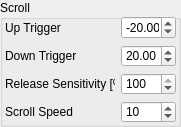
    <widget class="QGroupBox" name="groupBox_2">
     <property name="geometry">
      <rect>
       <x>505</x>
       <y>130</y>
       <width>181</width>
       <height>127</height>
      </rect>
     </property>
     <property name="title">
      <string>Scroll</string>
     </property>
     <widget class="QWidget" name="gridLayoutWidget_8">
      <property name="geometry">
       <rect>
        <x>5</x>
        <y>16</y>
        <width>171</width>
        <height>107</height>
       </rect>
      </property>
      <layout class="QGridLayout" name="gridLayout_8">
       <item row="2" column="1">
        <widget class="QDoubleSpinBox" name="spinbox_scroll_release_sensitivity">
         <property name="sizePolicy">
          <sizepolicy hsizetype="Fixed" vsizetype="Fixed">
           <horstretch>0</horstretch>
           <verstretch>0</verstretch>
          </sizepolicy>
         </property>
         <property name="maximumSize">
          <size>
           <width>55</width>
           <height>16777215</height>
          </size>
         </property>
         <property name="locale">
          <locale language="English" country="UnitedStates"/>
         </property>
         <property name="decimals">
          <number>0</number>
         </property>
         <property name="minimum">
          <double>0.000000000000000</double>
         </property>
         <property name="maximum">
          <double>100.000000000000000</double>
         </property>
         <property name="singleStep">
          <double>1.000000000000000</double>
         </property>
         <property name="value">
          <double>100.000000000000000</double>
         </property>
        </widget>
       </item>
       <item row="1" column="1">
        <widget class="QDoubleSpinBox" name="spinbox_scroll_down_trigger">
         <property name="sizePolicy">
          <sizepolicy hsizetype="Maximum" vsizetype="Fixed">
           <horstretch>0</horstretch>
           <verstretch>0</verstretch>
          </sizepolicy>
         </property>
         <property name="maximumSize">
          <size>
           <width>55</width>
           <height>16777215</height>
          </size>
         </property>
         <property name="locale">
          <locale language="English" country="UnitedStates"/>
         </property>
         <property name="minimum">
          <double>-1000.000000000000000</double>
         </property>
         <property name="maximum">
          <double>1000.000000000000000</double>
         </property>
         <property name="singleStep">
          <double>1.000000000000000</double>
         </property>
         <property name="value">
          <double>20.000000000000000</double>
         </property>
        </widget>
       </item>
       <item row="0" column="1">
        <widget class="QDoubleSpinBox" name="spinbox_scroll_up_trigger">
         <property name="sizePolicy">
          <sizepolicy hsizetype="Maximum" vsizetype="Fixed">
           <horstretch>0</horstretch>
           <verstretch>0</verstretch>
          </sizepolicy>
         </property>
         <property name="maximumSize">
          <size>
           <width>55</width>
           <height>16777215</height>
          </size>
         </property>
         <property name="locale">
          <locale language="English" country="UnitedStates"/>
         </property>
         <property name="minimum">
          <double>-1000.000000000000000</double>
         </property>
         <property name="maximum">
          <double>1000.000000000000000</double>
         </property>
         <property name="singleStep">
          <double>1.000000000000000</double>
         </property>
         <property name="value">
          <double>-20.000000000000000</double>
         </property>
        </widget>
       </item>
       <item row="1" column="0">
        <widget class="QLabel" name="label_30">
         <property name="text">
          <string>Down Trigger</string>
         </property>
        </widget>
       </item>
       <item row="0" column="0">
        <widget class="QLabel" name="label_28">
         <property name="text">
          <string>Up Trigger</string>
         </property>
        </widget>
       </item>
       <item row="2" column="0">
        <widget class="QLabel" name="label_37">
         <property name="text">
          <string>Release Sensitivity [%]</string>
         </property>
        </widget>
       </item>
       <item row="3" column="0">
        <widget class="QLabel" name="label_39">
         <property name="text">
          <string>Scroll Speed</string>
         </property>
        </widget>
       </item>
       <item row="3" column="1">
        <widget class="QSpinBox" name="spinbox_scroll_speed">
         <property name="sizePolicy">
          <sizepolicy hsizetype="Fixed" vsizetype="Fixed">
           <horstretch>0</horstretch>
           <verstretch>0</verstretch>
          </sizepolicy>
         </property>
         <property name="maximumSize">
          <size>
           <width>55</width>
           <height>16777215</height>
          </size>
         </property>
         <property name="minimum">
          <number>1</number>
         </property>
         <property name="maximum">
          <number>100</number>
         </property>
         <property name="singleStep">
          <number>1</number>
         </property>
         <property name="value">
          <number>10</number>
         </property>
        </widget>
       </item>
      </layout>
     </widget>
    </widget>
